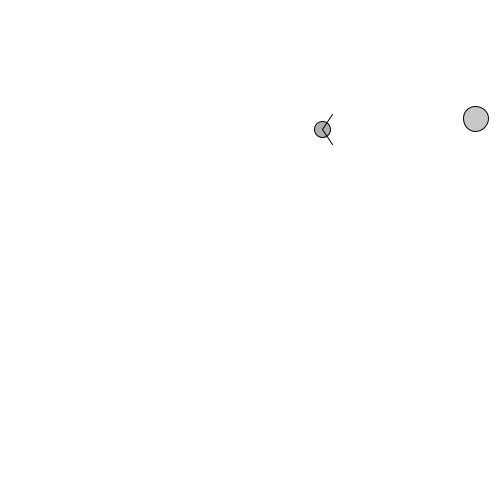
Frame 1 (no input)
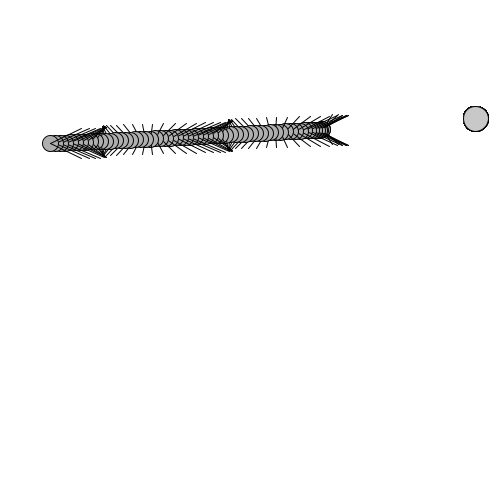
Frame 60 (the mouse pressed at the canvas centre just before this capture)
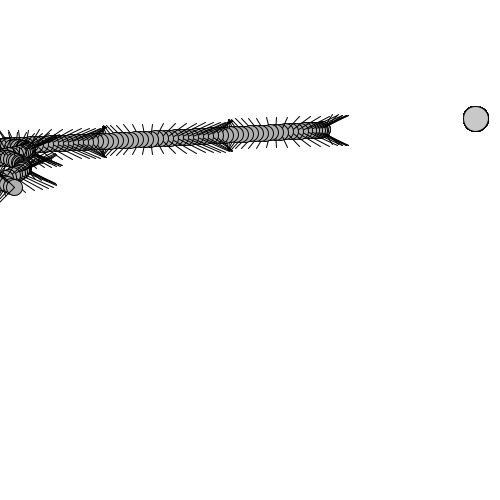
Frame 120 (the mouse held since frame 60 and released just before this capture)

The Processing sketch that drew these frames (run headless with seeded random() and noise(); from frame 60 on, the mouse is pressed at the canvas centre):

// Processing sketch: BugAssignment
// ── BugAssignment.pde

bug b; 
PVector wind;
 
Source s; 

void setup(){
 
  
  b = new bug(random(0, width), random(0,height));
  background(255);
  size(500,500);

  wind = new PVector(0.1, 0); 
  s = new Source(random(0, width), random(0,height));
  
}
void draw() {
  PVector attr= s.attract(b); 
 b.checkEdges();
 b.applyForce(wind);
 b.applyForce(attr); 
 
 //b.checkEdges(); 
 b.reverseMovement();

 b.update();
 b.display();
 s.display(); 


}
// ── Source.pde
class Source{
  PVector location; 
  float mass;
  float G; 
  Source(float x, float y){
    location = new PVector(x, y); 
    mass = 500;
    G = .4; 
  }
  
  //attracts a mover object to the source
  PVector attract(bug m) {
    //gets vector between location of two objects
    PVector force = PVector.sub(location, m.location); 
    float distance = force.mag(); 
    distance = constrain(distance, 5.0, 25.0); 
    force.normalize(); 
    //using attraction/gravity formula
    float strength = (G * mass * m.mass) / (distance * distance); 
    force.mult(strength); 
    return force; 
    
  }
  void display(){
  stroke(0);
  fill(200); 
  ellipse(location.x, location.y, 25, 25); 
  }
  
  
  
  
}
// ── bug.pde
class bug {
 PVector location;
 PVector velocity; 
 PVector acceleration; 
 float mass; 
 float topspeed; 
 float theta = 0;
 
 
bug(float x, float y){
    location = new PVector(x, y);
    velocity = new PVector(0, 0); 
    acceleration = new PVector(0, 0); 
    mass = 1; 
    topspeed = 5; 
 }
void update(){
   velocity.add(acceleration);
   velocity.limit(topspeed); 
   location.add(velocity);
   acceleration.mult(0); 
}

    
boolean checkForces(PVector floor, PVector wind){
  if (floor == null || wind == null){
    return true;
  }
  if (floor.x ==0 && floor.y ==0 && wind.x == 0 && wind.y == 0){
    return true; 
  }
  else return false; 
     
}


void applyForce(PVector force) {
    
    //Newton’s second law at its simplest.
      PVector f = force.get();
      
      acceleration.add(f);
}
void checkEdges() {
 

//When it reaches one edge, it bounces. It does not bounce from top y = 0

    if (location.x > width) {
      location.x = width;
      velocity.x *= -1;
    } else if (location.x < 0) {
      location.x = 0;
      velocity.x *= -1;
    }

    if (location.y > height) {
      velocity.y *= -1;
      location.y = height;
    }
    else if ( location .y < 0) { 
      location.y = 0; 
      velocity.y *= -1; 
      
    }

  }
void reverseMovement(){
   acceleration = acceleration.mult(-1); 
   
   
}

void display() {
   stroke(0);
   fill(175); 
   ellipse(location.x,location.y, 16,16);
   float x = (sin(theta) +1) * 25; 
   theta += .25; 
   fill(0); 
   stroke(0); 
   line(location.x, location.y, location.x +x -15, location.y+15); 
   line(location.x, location.y, location.x +x -15, location.y-15); 
  
}
}
